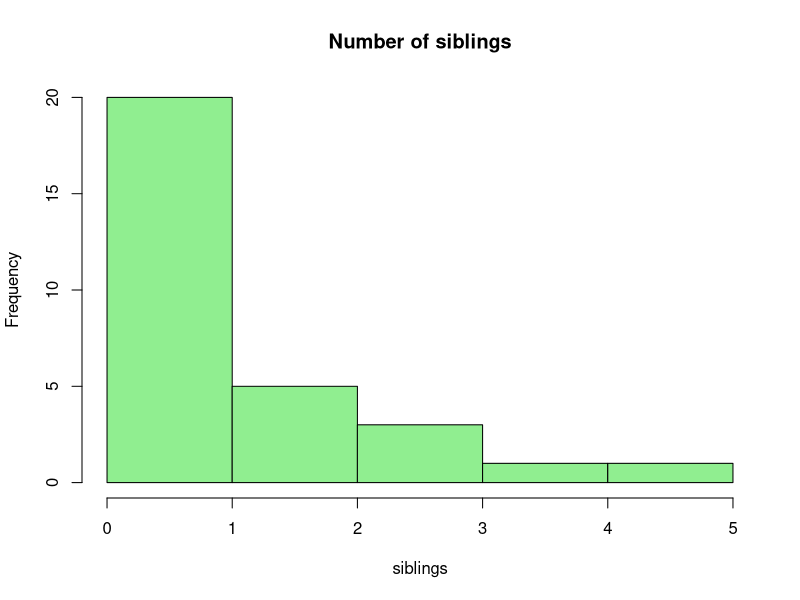

The R script that drew this image:
# 4️⃣ Multiple testing problem
alpha <- 0.05
ntests <- 20
1 - (1 - alpha)^ntests
# Probability of ≥1 false positive ≈ 0.64

# 5️⃣ Non-parametric data: number of siblings
siblings <- rpois(30, 1.6)
hist(siblings, main = "Number of siblings", col = "lightgreen", border = "black")
median(siblings)
IQR(siblings)
# Data are discrete and skewed → better for non-parametric tests

# 6️⃣ Paired data: pre- and post-intervention
pre <- rnorm(20, mean = 320, sd = 40)
post <- pre - rnorm(20, mean = 25, sd = 20)
t.test(post, pre, paired = TRUE)
